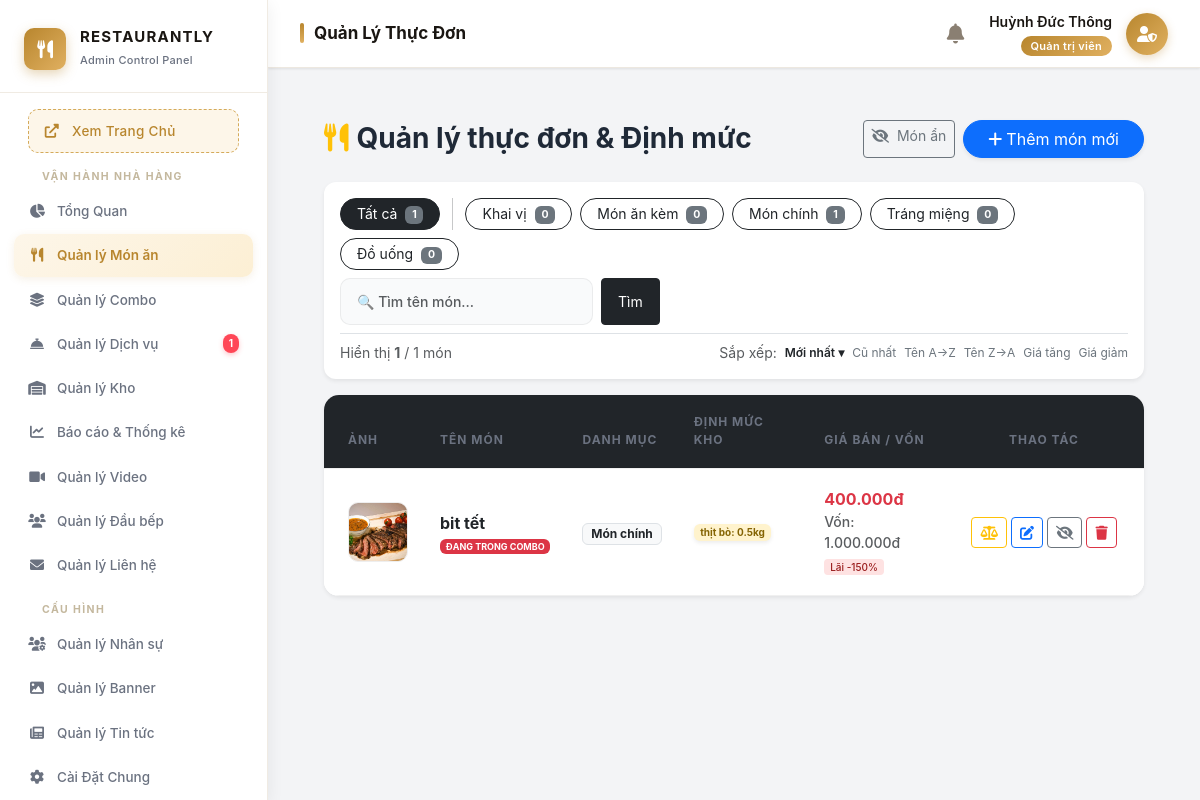
The page /admin/controllers/FoodController.php (signed in) on the database its author committed.
### tables this page shows
CREATE TABLE `categories` (
  `id` int(11) NOT NULL,
  `name` varchar(100) NOT NULL
);

CREATE TABLE `foods` (
  `id` int(11) NOT NULL,
  `category_id` int(11) DEFAULT NULL,
  `name` varchar(255) NOT NULL,
  `price` decimal(15,2) NOT NULL,
  `image` varchar(255) DEFAULT NULL,
  `description` text DEFAULT NULL,
  `status` tinyint(1) DEFAULT 1,
  `is_active` tinyint(1) NOT NULL DEFAULT 1
);

CREATE TABLE `food_recipes` (
  `id` int(11) NOT NULL,
  `food_id` int(11) NOT NULL,
  `ingredient_id` int(11) NOT NULL,
  `quantity_required` decimal(10,3) NOT NULL,
  `unit` varchar(20) DEFAULT NULL
);

CREATE TABLE `inventory` (
  `id` int(11) NOT NULL,
  `item_name` varchar(255) NOT NULL,
  `category` varchar(100) DEFAULT NULL,
  `unit_name` varchar(50) DEFAULT NULL,
  `cost_price` decimal(15,2) DEFAULT 0.00,
  `supplier_id` int(11) DEFAULT NULL,
  `entry_date` date DEFAULT NULL,
  `expiry_date` date DEFAULT NULL,
  `revenue` decimal(15,2) DEFAULT 0.00,
  `updated_at` timestamp NOT NULL DEFAULT current_timestamp() ON UPDATE current_timestamp(),
  `min_stock` float DEFAULT 0,
  `is_active` tinyint(1) DEFAULT 1,
  `storage_zone` varchar(50) DEFAULT 'Kho khô'
);

### admin/controllers/FoodController.php (called while the page is built, shortened)
<?php
$db = (new Database())->getConnection();
$filter = $_GET['filter'] ?? 'all';
$sort = $_GET['sort'] ?? 'newest';
$search = trim($_GET['q'] ?? '');
$show_hidden = isset($_GET['show_hidden']);
$page = max(1, (int) ($_GET['page'] ?? 1));
$per_page = 12;
$where_parts = [];
$params = [];
if (!$show_hidden) {
    $where_parts[] = "f.is_active = 1";
}
$where_sql = $where_parts ? 'WHERE ' . implode(' AND ', $where_parts) : '';
$sort_map = [
    'newest' => 'f.id DESC',
    'oldest' => 'f.id ASC',
    'name_asc' => 'f.name ASC',
    'name_desc' => 'f.name DESC',
    'price_asc' => 'f.price ASC',
    'price_desc' => 'f.price DESC',
];
$order_sql = 'ORDER BY ' . ($sort_map[$sort] ?? 'f.id DESC');
$cnt = $db->prepare("SELECT COUNT(*) FROM foods f LEFT JOIN categories c ON f.category_id = c.id $where_sql");
$cnt->execute($params);
$total = (int) $cnt->fetchColumn();
$total_pages = max(1, (int) ceil($total / $per_page));
$page = min($page, $total_pages);
$offset = ($page - 1) * $per_page;
$food_stmt = $db->prepare(
    "SELECT f.*, c.name as category_name
     FROM foods f LEFT JOIN categories c ON f.category_id = c.id
     $where_sql $order_sql LIMIT $per_page OFFSET $offset"
);
$food_stmt->execute($params);
$foods = $food_stmt->fetchAll(PDO::FETCH_ASSOC);
$combo_map = $recipe_map = $cost_map = [];
if (!empty($foods)) {
    $food_ids = array_column($foods, 'id');
    $placeholders = implode(',', array_fill(0, count($food_ids), '?'));
    $cs = $db->prepare("SELECT food_id, COUNT(*) as cnt FROM combo_items WHERE food_id IN ($placeholders) GROUP BY food_id");
    $cs->execute($food_ids);
    foreach ($cs->fetchAll(PDO::FETCH_ASSOC) as $r)
        $combo_map[(int) $r['food_id']] = (int) $r['cnt'];
    $rs = $db->prepare(
        "SELECT r.food_id, r.quantity_required, r.unit, i.item_name
         FROM food_recipes r JOIN inventory i ON r.ingredient_id = i.id
         WHERE r.food_id IN ($placeholders) ORDER BY i.item_name"
    );
    $rs->execute($food_ids);
    foreach ($rs->fetchAll(PDO::FETCH_ASSOC) as $r)
        $recipe_map[(int) $r['food_id']][] = $r;
    $cst = $db->prepare(
        "SELECT r.food_id, SUM(r.quantity_required * i.cost_price) as total_cost
         FROM food_recipes r JOIN inventory i ON r.ingredient_id = i.id
         WHERE r.food_id IN ($placeholders) GROUP BY r.food_id"
    );
    $cst->execute($food_ids);
    foreach ($cst->fetchAll(PDO::FETCH_ASSOC) as $r)
        $cost_map[(int) $r['food_id']] = (float) $r['total_cost'];
}
$cats = $db->query("SELECT * FROM categories ORDER BY name ASC")->fetchAll(PDO::FETCH_ASSOC);
require_once __DIR__ . '/../views/food/listfood.php';

### admin/views/food/listfood.php (the view, shortened to what this page needs)
<?php
include __DIR__ . '/../../../public/admin_layout_header.php';
?>
<link rel="stylesheet" href="../../public/assets/admin/css/admin-style.css">
<div class="content-wrapper p-4">
    <div class="d-flex justify-content-between align-items-center mb-4 flex-wrap gap-2">
        <h3 class="fw-bold m-0"><i class="fas fa-utensils me-2 text-warning"></i>Quản lý thực đơn & Định mức</h3>
        <div class="d-flex gap-2">
            <a href="FoodController.php?show_hidden=1<?= $show_hidden?'':'' ?>"
               class="btn btn-sm <?= $show_hidden ? 'btn-secondary' : 'btn-outline-secondary' ?>">
                <i class="fas fa-eye-slash me-1"></i>
                Món ẩn <?php if($hidden_count > 0): ?><span class="badge bg-danger ms-1"><?= $hidden_count ?></span><?php endif; ?>
            </a>
            <a href="FoodController.php?action=add" class="btn btn-primary shadow-sm rounded-pill px-4">
                <i class="fas fa-plus me-1"></i>Thêm món mới
            </a>
        </div>
    </div>
    <div class="card border-0 shadow-sm mb-3 p-3" style="border-radius:12px;">
        <div class="d-flex flex-wrap gap-2 align-items-center justify-content-between">
            <div class="d-flex flex-wrap gap-2 align-items-center">
                <a href="FoodController.php<?= $show_hidden ? '?show_hidden=1' : '' ?>"
                   class="btn btn-sm <?= $filter=='all' ? 'btn-dark' : 'btn-outline-dark' ?> rounded-pill px-3">
                    Tất cả <span class="badge bg-secondary ms-1"><?= $total ?></span>
                </a>
                <?php foreach($cats as $cat):
                    $cat_count_s = $db->prepare("SELECT COUNT(*) FROM foods f LEFT JOIN categories c ON f.category_id=c.id WHERE c.name=? AND f.is_active=1");
                    $cat_count_s->execute([$cat['name']]);
                    $cat_count = $cat_count_s->fetchColumn();
                ?>
                <a href="FoodController.php?filter=<?= urlencode($cat['name']) ?><?= $show_hidden?'&show_hidden=1':'' ?>"
                   class="btn btn-sm <?= $filter==$cat['name'] ? 'btn-dark' : 'btn-outline-dark' ?> rounded-pill px-3">
                    <?= htmlspecialchars($cat['name']) ?>
                    <span class="badge bg-secondary ms-1"><?= $cat_count ?></span>
                </a>
                <?php endforeach; ?>
            </div>
            <form method="GET" class="d-flex gap-2" style="min-width:240px">
                <input type="text" name="q" class="form-control form-control-sm"
                       placeholder="🔍 Tìm tên món..."
                       value="<?= htmlspecialchars($search) ?>">
                <button type="submit" class="btn btn-sm btn-dark px-3">Tìm</button>
            </form>
        </div>
        <div class="d-flex align-items-center gap-3 mt-2 pt-2 border-top flex-wrap">
            <small class="text-muted">
                Hiển thị <b><?= count($foods) ?></b> / <?= $total ?> món
            </small>
            <div class="d-flex gap-2 align-items-center ms-auto flex-wrap">
                <small class="text-muted">Sắp xếp:</small>
                <?php
                $sorts = [
                    'newest'     => 'Mới nhất',
                    'oldest'     => 'Cũ nhất',
                    'name_asc'   => 'Tên A→Z',
                    'name_desc'  => 'Tên Z→A',
                    'price_asc'  => 'Giá tăng',
                    'price_desc' => 'Giá giảm',
                ];
                foreach($sorts as $key => $lbl):
                    $url = 'FoodController.php?' . http_build_query(array_filter([
                        'filter' => $filter !== 'all' ? $filter : null,
                        'q'      => $search ?: null,
                        'sort'   => $key,
                        'show_hidden' => $show_hidden ? 1 : null,
                    ]));
                ?>
                <a href="<?= $url ?>" class="sort-link <?= $sort===$key ? 'active' : '' ?>">
                    <?= $lbl ?><?= $sort===$key ? ' ▾' : '' ?>
                </a>
                <?php endforeach; ?>
            </div>
        </div>
    </div>
    <div class="card border-0 shadow-sm overflow-hidden" style="border-radius:15px;">
        <?php if (empty($foods)): ?>
        <div class="text-center py-5 text-muted">
            <i class="fas fa-utensils fa-3x mb-3 opacity-25"></i>
            <p class="mb-0">Không tìm thấy món ăn nào<?= $search ? " khớp với \"" . htmlspecialchars($search) . "\"" : '' ?>.</p>
            <?php if($search): ?><a href="FoodController.php" class="btn btn-sm btn-outline-dark mt-2">Xem tất cả</a><?php endif; ?>
        </div>
        <?php else: ?>
        <table class="table table-hover align-middle mb-0">
            <thead class="table-dark">
                <tr>
                    <th class="ps-4" style="width:80px">Ảnh</th>
                    <th>Tên món</th>
                    <th>Danh mục</th>
                    <th>Định mức kho</th>
                    <th>Giá bán / Vốn</th>
                    <th class="text-center" style="width:200px">Thao tác</th>
                </tr>
            </thead>
            <tbody style="background:white;">
                <?php foreach($foods as $row):
                    $fid       = (int)$row['id'];
                    $in_combo  = $combo_map[$fid]  ?? 0;
                    $recipes   = $recipe_map[$fid] ?? [];
                    $cost      = $cost_map[$fid]   ?? 0;
                    $is_active = (int)($row['is_active'] ?? 1);
                    $price     = (float)$row['price'];
                    $margin    = ($price > 0 && $cost > 0) ? round(($price - $cost) / $price * 100) : null;
                    $margin_cls = $margin === null ? '' : ($margin >= 60 ? 'profit-high' : ($margin >= 30 ? 'profit-mid' : 'profit-low'));
                ?>
                <tr class="<?= !$is_active ? 'inactive-row' : '' ?>">
                    <td class="ps-4">
                        <img src="../../public/assets/img/menu/<?= htmlspecialchars($row['image']) ?>"
                             class="food-img"
                             onerror="this.src='../../public/assets/img/menu/default.jpg'"
                             alt="<?= htmlspecialchars($row['name']) ?>">
                    </td>
                    <td>
                        <div class="fw-bold text-dark"><?= htmlspecialchars($row['name']) ?></div>
                        <div class="d-flex gap-1 flex-wrap mt-1">
                            <?php if ($in_combo > 0): ?>
                                <span class="badge bg-danger" style="font-size:9px">ĐANG TRONG COMBO</span>
                            <?php else: ?>
                                <small class="text-muted">Mã: #<?= $fid ?></small>
                            <?php endif; ?>
                        </div>
                    </td>
                    <td>
                        <span class="badge bg-light text-dark border">
                            <?= htmlspecialchars($row['category_name'] ?? 'Chưa phân loại') ?>
                        </span>
                    </td>
                    <td style="max-width:230px;">
                        <?php if (empty($recipes)): ?>
                            <small class="text-muted fst-italic">Chưa có định mức</small>
                        <?php else: ?>
                            <div class="d-flex flex-wrap gap-1">
                                <?php foreach($recipes as $rcp): ?>
                                <span class="badge bg-warning-subtle border-0 shadow-sm"
                                      style="font-size:10px;color:#856404;">
                                    <?= htmlspecialchars($rcp['item_name']) ?>:
                                    <?= (float)$rcp['quantity_required'] ?><?= htmlspecialchars($rcp['unit']) ?>
                                </span>
                                <?php endforeach; ?>
                            </div>
                        <?php endif; ?>
                    </td>
                    <td>
                        <div class="fw-bold text-danger"><?= number_format($price, 0, ',', '.') ?>đ</div>
                        <?php if ($cost > 0): ?>
                        <div class="small text-muted">Vốn: <?= number_format($cost, 0, ',', '.') ?>đ</div>
                        <?php if ($margin !== null): ?>
                        <span class="profit-badge <?= $margin_cls ?>">
                            Lãi <?= $margin ?>%
                        </span>
                        <?php endif; ?>
                        <?php elseif (empty($recipes)): ?>
                        <small class="text-muted">—</small>
                        <?php else: ?>
                        <small class="text-muted">Chưa có giá vốn</small>
                        <?php endif; ?>
                    </td>
                    <td class="text-center pe-3">
                        <div class="d-flex gap-1 justify-content-center flex-wrap">
                            <button title="Thiết lập định mức"
                                    class="btn btn-sm btn-outline-warning btn-add-recipe"
                                    data-id="<?= $fid ?>"
                                    data-name="<?= htmlspecialchars($row['name']) ?>">
                                <i class="fas fa-balance-scale"></i>
                            </button>
                            <a href="FoodController.php?action=edit&id=<?= $fid ?>"
                               class="btn btn-sm btn-outline-primary"
                               title="Sửa món">
                                <i class="fas fa-edit"></i>
                            </a>
                            <button class="btn btn-sm <?= $is_active ? 'btn-outline-secondary' : 'btn-secondary' ?> btn-toggle-food"
                                    data-id="<?= $fid ?>"
                                    data-active="<?= $is_active ?>"
                                    title="<?= $is_active ? 'Ẩn món khỏi thực đơn' : 'Hiện lại món' ?>">
                                <i class="fas <?= $is_active ? 'fa-eye-slash' : 'fa-eye' ?>"></i>
                            </button>
                            <button class="btn btn-sm btn-outline-danger btn-delete-food"
                                    data-id="<?= $fid ?>"
                                    data-name="<?= htmlspecialchars($row['name']) ?>"
                                    data-combo="<?= $in_combo ?>"
                                    title="Xóa món">
                                <i class="fas fa-trash"></i>
                            </button>
                        </div>
                    </td>
                </tr>
                <?php endforeach; ?>
            </tbody>
        </table>
        <?php endif; ?>
    </div>
</div>

### rows shown on the page
categories: name "Khai vị", cat_count "0"
categories: name "Món ăn kèm", cat_count "0"
categories: name "Món chính", cat_count "1"
categories: name "Tráng miệng", cat_count "0"
categories: name "Đồ uống", cat_count "0"
foods: image (picture), name "bit tết", shows "ĐANG TRONG COMBO", category.name "Món chính", price "400.000", id "1.000.000", margin "-150", is_active 1 (drawn)
food_recipes: inventory.item_name "thịt bò", quantity_required "0.5", unit "kg"

### other values the page prints
$pending_services_count "1"
$page_titles[$current_page] "Quản Lý Thực Đơn"
$_SESSION['username'] "Huỳnh Đức Thông"
$total "1"
count($foods) "1"
$lbl "Mới nhất"
$lbl "Cũ nhất"
$lbl "Tên A→Z"
$lbl "Tên Z→A"
$lbl "Giá tăng"
$lbl "Giá giảm"
